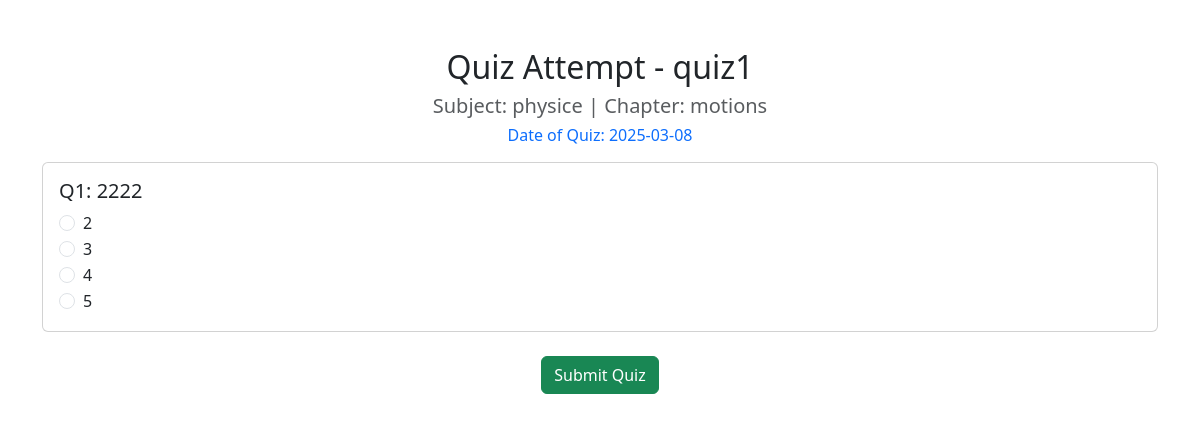
The app's page /quiz/1/attempt, older data.
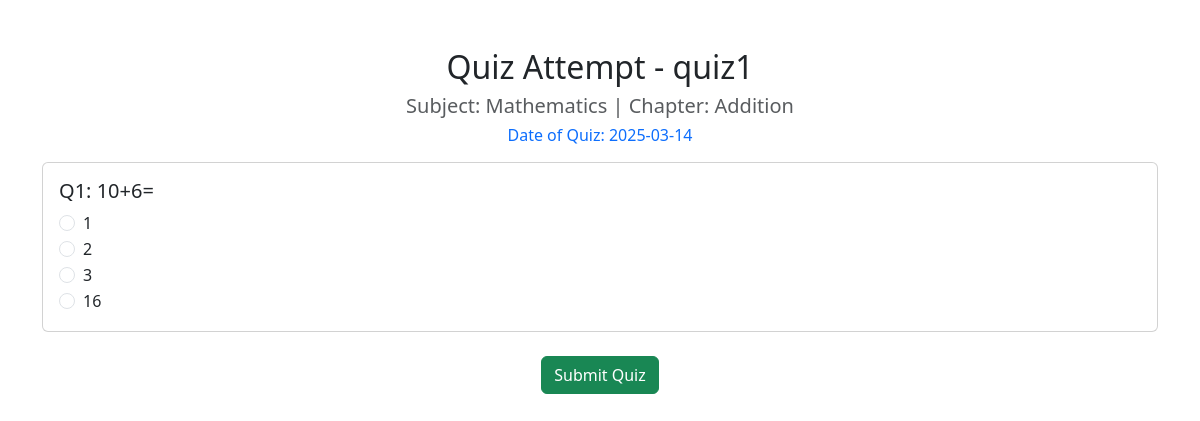
The same page, newer data.
### backend/models.py (models this page shows)
class Subject(db.Model):
    __tablename__ = 'subjects'
    id = db.Column(db.Integer, primary_key=True)
    name = db.Column(db.String(100), nullable=False)
    description = db.Column(db.String(255), nullable=True)
    chapters = db.relationship('Chapter', backref='subject', cascade="all, delete", lazy=True)

class Chapter(db.Model):
    __tablename__ = 'chapter'
    id = db.Column(db.Integer, primary_key=True)
    name = db.Column(db.String, nullable=False)
    description = db.Column(db.String, nullable=False)
    subject_id = db.Column(db.Integer, db.ForeignKey('subjects.id', ondelete='CASCADE'), nullable=False)
    quizzes = db.relationship('Quiz', backref='chapter',lazy=True, cascade='all, delete-orphan')

class Quiz(db.Model):
    __tablename__ = 'quiz'
    id = db.Column(db.Integer, primary_key=True)
    chapter_id = db.Column(db.Integer, db.ForeignKey('chapter.id', ondelete='CASCADE'), nullable=False)
    quiz_name = db.Column(db.String, nullable=False)
    date_of_quiz = db.Column(db.DateTime, nullable=False)
    time_duration = db.Column(db.Time, nullable=False)
    questions = db.relationship('Question', backref='quiz',lazy=True, cascade='all, delete-orphan')
    scores = db.relationship('Score', backref='quiz',lazy=True, cascade='all, delete-orphan')

class Question(db.Model):
    __tablename__ = 'question'
    id = db.Column(db.Integer, primary_key=True)
    quiz_id = db.Column(db.Integer, db.ForeignKey('quiz.id', ondelete='CASCADE'), nullable=False)
    question_statement = db.Column(db.String, nullable=False)
    option1 = db.Column(db.String, nullable=False)
    option2 = db.Column(db.String, nullable=False)
    option3 = db.Column(db.String)
    option4 = db.Column(db.String)
    correct_answer = db.Column(db.String, nullable=False)

### app.py (the view, shortened to what this page needs)
@app.route('/quiz/<int:quiz_id>/attempt', methods=['GET', 'POST'])
def attempt_quiz(quiz_id):
    quiz = Quiz.query.get_or_404(quiz_id)
    chapter = quiz.chapter
    subject = chapter.subject
    questions = Question.query.filter_by(quiz_id=quiz_id).all()
    return render_template('attempt_quiz.html', quiz=quiz, questions=questions)

### templates/attempt_quiz.html (shortened to what this page needs)
<!DOCTYPE html>
<html lang="en">
<head>
    <link rel="stylesheet" href="https://cdn.jsdelivr.net/npm/bootstrap@5.3.0/dist/css/bootstrap.min.css">
</head>
<body>
    <div class="container mt-5">
        <h2 class="text-center">Quiz Attempt - {{ quiz.quiz_name }}</h2>
        <h5 class="text-center text-muted">Subject: {{ quiz.chapter.subject.name }} | Chapter: {{ quiz.chapter.name }}</h5>
        <h6 class="text-center text-primary">Date of Quiz: {{ quiz.date_of_quiz.strftime('%Y-%m-%d') }}</h6>
        <form method="POST">
            {% for question in questions %}
            <div class="card mt-3">
                <div class="card-body">
                    <h5 class="card-title">Q{{ loop.index }}: {{ question.question_statement }}</h5>
                    <div class="form-check">
                        <input class="form-check-input" type="radio" name="q{{ question.id }}" value="{{ question.option1 }}" required>
                        <label class="form-check-label">{{ question.option1 }}</label>
                    </div>
                    <div class="form-check">
                        <input class="form-check-input" type="radio" name="q{{ question.id }}" value="{{ question.option2 }}" required>
                        <label class="form-check-label">{{ question.option2 }}</label>
                    </div>
                    <div class="form-check">
                        <input class="form-check-input" type="radio" name="q{{ question.id }}" value="{{ question.option3 }}" required>
                        <label class="form-check-label">{{ question.option3 }}</label>
                    </div>
                    <div class="form-check">
                        <input class="form-check-input" type="radio" name="q{{ question.id }}" value="{{ question.option4 }}" required>
                        <label class="form-check-label">{{ question.option4 }}</label>
                    </div>
                </div>
            </div>
            {% endfor %}
            <div class="text-center mt-4">
                <button type="submit" class="btn btn-success">Submit Quiz</button>
            </div>
        </form>
    </div>
</body>
</html>

Row changes from the older to the newer data that the page shows:
changed Quiz "quiz1": date_of_quiz "2025-03-08" → "2025-03-14"
changed Subject: chapter.subject.name "physice" → "Mathematics"
changed Chapter: chapter.name "motions" → "Addition"
changed Question: question_statement "2222" → "10+6="; option1 "2" → "1"; option2 "3" → "2"; option3 "4" → "3"; option4 "5" → "16"
